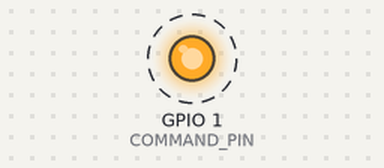
A sketch run on a simulated ESP8266 (NodeMCU). Parts: output pins drawn as LEDs (lit = HIGH). Dashed ring = blinking. Storage starts empty.

Above: at 4.2 s.
Timing chart, 0 to 8.3 s (numbered marks = the images above):
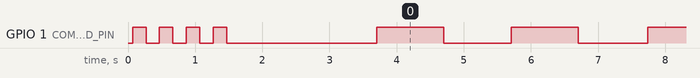

Measured:
- by itself, GPIO 1 (COMMAND_PIN): goes 3 × (LOW 0.20 s, HIGH 0.20 s), LOW 2.2 s, 62 × (HIGH 1.0 s, LOW 1.0 s), HIGH 1.0 s, then LOW

The sketch:

48x16_matrix_led_driver_max7219.ino
```cpp
#include "LedControl.h"
#include <SD.h>

/*
  LedControl device set 1 pins
  D2 pin is connected to the DataIn (1)
  D1 pin is connected to the CLK (13)
  D0 pin is connected to LOAD (12)

  LedControl device set 1 pins
  D3 pin is connected to the DataIn (1)
  Rx pin is connected to the CLK (13)
  D4 pin is connected to LOAD (12)

  SD Card pins
  D8 pin is connected to SD card CS
  D7 pin is connected to SD card MOSI
  D6 pin is connected to SD card MISO
  D5 pin is connected to SD card SCK
*/

#define DATA_IN_1 D2
#define CLK_1 D1
#define LOAD_1  D0
#define DATA_IN_2 D3
#define CLK_2 3
#define LOAD_2  D4
#define DEVICES 6
#define CS_PIN  D8
#define COMMAND_PIN 1

byte frameData[96];
int designCount = 0;
int y = 0;
int delayTime = 10;
unsigned long timer;
boolean isReady = false;
boolean runIndecator = false;
LedControl deviceSet1 = LedControl(DATA_IN_1, CLK_1, LOAD_1, DEVICES);
LedControl deviceSet2 = LedControl(DATA_IN_2, CLK_2, LOAD_2, DEVICES);
File dataFile;

const byte design[12][96] PROGMEM = {
  {254, 231, 127, 254, 231, 127, 0, 0, 0, 0, 0, 0, 96, 0, 6, 96, 0, 6, 144, 0, 9, 144, 0, 9, 8, 129, 16, 8, 129, 16, 4, 66, 32, 4, 66, 32, 98, 36, 70, 98, 36, 70, 241, 24, 143, 241, 24, 143, 241, 24, 143, 241, 24, 143, 98, 36, 70, 98, 36, 70, 4, 66, 32, 4, 66, 32, 8, 129, 16, 8, 129, 16, 144, 0, 9, 144, 0, 9, 96, 0, 6, 96, 0, 6, 0, 0, 0, 0, 0, 0, 254, 231, 127, 254, 231, 127},
  {252, 207, 255, 252, 207, 255, 0, 0, 0, 0, 0, 0, 192, 0, 12, 192, 0, 12, 32, 1, 18, 32, 1, 18, 16, 2, 33, 16, 2, 33, 8, 132, 64, 8, 132, 64, 196, 72, 140, 196, 72, 140, 227, 49, 30, 227, 49, 30, 227, 49, 30, 227, 49, 30, 196, 72, 140, 196, 72, 140, 8, 132, 64, 8, 132, 64, 16, 2, 33, 16, 2, 33, 32, 1, 18, 32, 1, 18, 192, 0, 12, 192, 0, 12, 0, 0, 0, 0, 0, 0, 252, 207, 255, 252, 207, 255},
  {249, 159, 255, 249, 159, 255, 0, 0, 0, 0, 0, 0, 128, 1, 24, 128, 1, 24, 64, 2, 36, 64, 2, 36, 32, 4, 66, 32, 4, 66, 16, 8, 129, 16, 8, 129, 137, 145, 24, 137, 145, 24, 198, 99, 60, 198, 99, 60, 198, 99, 60, 198, 99, 60, 137, 145, 24, 137, 145, 24, 16, 8, 129, 16, 8, 129, 32, 4, 66, 32, 4, 66, 64, 2, 36, 64, 2, 36, 128, 1, 24, 128, 1, 24, 0, 0, 0, 0, 0, 0, 249, 159, 255, 249, 159, 255},
  {243, 63, 255, 243, 63, 255, 0, 0, 0, 0, 0, 0, 0, 3, 48, 0, 3, 48, 128, 4, 72, 128, 4, 72, 64, 8, 132, 64, 8, 132, 33, 16, 2, 33, 16, 2, 18, 35, 49, 18, 35, 49, 140, 199, 120, 140, 199, 120, 140, 199, 120, 140, 199, 120, 18, 35, 49, 18, 35, 49, 33, 16, 2, 33, 16, 2, 64, 8, 132, 64, 8, 132, 128, 4, 72, 128, 4, 72, 0, 3, 48, 0, 3, 48, 0, 0, 0, 0, 0, 0, 243, 63, 255, 243, 63, 255},
  {231, 127, 254, 231, 127, 254, 0, 0, 0, 0, 0, 0, 0, 6, 96, 0, 6, 96, 0, 9, 144, 0, 9, 144, 129, 16, 8, 129, 16, 8, 66, 32, 4, 66, 32, 4, 36, 70, 98, 36, 70, 98, 24, 143, 241, 24, 143, 241, 24, 143, 241, 24, 143, 241, 36, 70, 98, 36, 70, 98, 66, 32, 4, 66, 32, 4, 129, 16, 8, 129, 16, 8, 0, 9, 144, 0, 9, 144, 0, 6, 96, 0, 6, 96, 0, 0, 0, 0, 0, 0, 231, 127, 254, 231, 127, 254},
  {207, 255, 252, 207, 255, 252, 0, 0, 0, 0, 0, 0, 0, 12, 192, 0, 12, 192, 1, 18, 32, 1, 18, 32, 2, 33, 16, 2, 33, 16, 132, 64, 8, 132, 64, 8, 72, 140, 196, 72, 140, 196, 49, 30, 227, 49, 30, 227, 49, 30, 227, 49, 30, 227, 72, 140, 196, 72, 140, 196, 132, 64, 8, 132, 64, 8, 2, 33, 16, 2, 33, 16, 1, 18, 32, 1, 18, 32, 0, 12, 192, 0, 12, 192, 0, 0, 0, 0, 0, 0, 207, 255, 252, 207, 255, 252},
  {159, 255, 249, 159, 255, 249, 0, 0, 0, 0, 0, 0, 1, 24, 128, 1, 24, 128, 2, 36, 64, 2, 36, 64, 4, 66, 32, 4, 66, 32, 8, 129, 16, 8, 129, 16, 145, 24, 137, 145, 24, 137, 99, 60, 198, 99, 60, 198, 99, 60, 198, 99, 60, 198, 145, 24, 137, 145, 24, 137, 8, 129, 16, 8, 129, 16, 4, 66, 32, 4, 66, 32, 2, 36, 64, 2, 36, 64, 1, 24, 128, 1, 24, 128, 0, 0, 0, 0, 0, 0, 159, 255, 249, 159, 255, 249},
  {63, 255, 243, 63, 255, 243, 0, 0, 0, 0, 0, 0, 3, 48, 0, 3, 48, 0, 4, 72, 128, 4, 72, 128, 8, 132, 64, 8, 132, 64, 16, 2, 33, 16, 2, 33, 35, 49, 18, 35, 49, 18, 199, 120, 140, 199, 120, 140, 199, 120, 140, 199, 120, 140, 35, 49, 18, 35, 49, 18, 16, 2, 33, 16, 2, 33, 8, 132, 64, 8, 132, 64, 4, 72, 128, 4, 72, 128, 3, 48, 0, 3, 48, 0, 0, 0, 0, 0, 0, 0, 63, 255, 243, 63, 255, 243},
  {127, 254, 231, 127, 254, 231, 0, 0, 0, 0, 0, 0, 6, 96, 0, 6, 96, 0, 9, 144, 0, 9, 144, 0, 16, 8, 129, 16, 8, 129, 32, 4, 66, 32, 4, 66, 70, 98, 36, 70, 98, 36, 143, 241, 24, 143, 241, 24, 143, 241, 24, 143, 241, 24, 70, 98, 36, 70, 98, 36, 32, 4, 66, 32, 4, 66, 16, 8, 129, 16, 8, 129, 9, 144, 0, 9, 144, 0, 6, 96, 0, 6, 96, 0, 0, 0, 0, 0, 0, 0, 127, 254, 231, 127, 254, 231},
  {255, 252, 207, 255, 252, 207, 0, 0, 0, 0, 0, 0, 12, 192, 0, 12, 192, 0, 18, 32, 1, 18, 32, 1, 33, 16, 2, 33, 16, 2, 64, 8, 132, 64, 8, 132, 140, 196, 72, 140, 196, 72, 30, 227, 49, 30, 227, 49, 30, 227, 49, 30, 227, 49, 140, 196, 72, 140, 196, 72, 64, 8, 132, 64, 8, 132, 33, 16, 2, 33, 16, 2, 18, 32, 1, 18, 32, 1, 12, 192, 0, 12, 192, 0, 0, 0, 0, 0, 0, 0, 255, 252, 207, 255, 252, 207},
  {255, 249, 159, 255, 249, 159, 0, 0, 0, 0, 0, 0, 24, 128, 1, 24, 128, 1, 36, 64, 2, 36, 64, 2, 66, 32, 4, 66, 32, 4, 129, 16, 8, 129, 16, 8, 24, 137, 145, 24, 137, 145, 60, 198, 99, 60, 198, 99, 60, 198, 99, 60, 198, 99, 24, 137, 145, 24, 137, 145, 129, 16, 8, 129, 16, 8, 66, 32, 4, 66, 32, 4, 36, 64, 2, 36, 64, 2, 24, 128, 1, 24, 128, 1, 0, 0, 0, 0, 0, 0, 255, 249, 159, 255, 249, 159},
  {255, 243, 63, 255, 243, 63, 0, 0, 0, 0, 0, 0, 48, 0, 3, 48, 0, 3, 72, 128, 4, 72, 128, 4, 132, 64, 8, 132, 64, 8, 2, 33, 16, 2, 33, 16, 49, 18, 35, 49, 18, 35, 120, 140, 199, 120, 140, 199, 120, 140, 199, 120, 140, 199, 49, 18, 35, 49, 18, 35, 2, 33, 16, 2, 33, 16, 132, 64, 8, 132, 64, 8, 72, 128, 4, 72, 128, 4, 48, 0, 3, 48, 0, 3, 0, 0, 0, 0, 0, 0, 255, 243, 63, 255, 243, 63}
};

void setup() {

  pinMode(COMMAND_PIN, OUTPUT);
  digitalWrite(COMMAND_PIN, LOW);
  //The MAX72XX is in power-saving mode on startup, need to do a wakeup call
  stopShutDown();
  //Set the brightness, medium values 8
  adjustBrightness(15);
  //Clear the display
  blankDisplay();

  //Begin SD Card. Blink 2 times in 500 milliseconds interval on error
  if (!SD.begin(CS_PIN)) {
    statusBlink(2, 500);
    delay(2000);
    return;
  }

  //Open the matrix designs file to read
  dataFile = SD.open("matrix_designs.bin");

  //If file read failes, blink 4 times in 200 milliseconds interval
  if (!dataFile) {
    statusBlink(4, 200);
    delay(2000);
    return;
  }

  //If all good, blink 5 times in 100 milliseconds interval
  statusBlink(5, 100);

  //Reset timer
  timer = millis();
}

void loop() {
  if ((millis() - timer) > (delayTime * 10)) { //Triggers at interval given in 'delaytime'
    if (isReady) { //Check if ready to display the frame
      timer = millis(); //Reset timer
      showFrame(); //Display the frame
      y++;
      if (y == 12) {
        y = 0;
      }
      isReady = false; //Mark not ready then it can read the next frame from the file
      runIndecate(); //Indecate that the programe is running
    }
  }

  if (!isReady) {
    //    memcpy(frameData, design[y], sizeof(frameData));
    //    isReady = true;

    //======================== To test without SD Card, uncomment above two lines and comment bellow if else statement ======================

    if (dataFile.available() > 0) { //Check if data available in the file to read
      dataFile.read(frameData, 96); //Read a frame. 96 bytes (rows x chip count x bytes per chip = 2 x 6 x 8)
      isReady = true; //Marke as ready to display the frame
      dataFile.read(); // Read the new line charactor and ignore it
    } else {
      blankDisplay(); //Clear the display
      dataFile.seek(0); //Return back to begining of the file
      statusBlink(2, 1000); //Blink command indecator to show that file returned to beginning
    }
  }
}

void showFrame() {
  int devRowVal = 0;
  //  first device row
  for (int row = 0; row < 8; row++) {
    for (int device = 0; device < 6; device++) {
      deviceSet1.setRow(device, row, frameData[devRowVal]);
      devRowVal++;
    }
  }

  //second device row
  for (int row = 0; row < 8; row++) {
    for (int device = 0; device < 6; device++) {
      deviceSet2.setRow(device, row, frameData[devRowVal]);
      devRowVal++;
    }
  }
}

void statusBlink(int count, int dly) {
  for (int i = 0; i < count; i++) {
    digitalWrite(COMMAND_PIN, HIGH);
    delay(dly);
    digitalWrite(COMMAND_PIN, LOW);
    delay(dly);
  }
}

void runIndecate() {
  if (runIndecator) {
    digitalWrite(COMMAND_PIN, LOW);
    runIndecator = false;
  } else {
    digitalWrite(COMMAND_PIN, HIGH);
    runIndecator = true;
  }
}

void stopShutDown() {
  for (int i = 0; i < DEVICES; i++) {
    deviceSet1.shutdown(i, false);
  }

  for (int i = 0; i < DEVICES; i++) {
    deviceSet2.shutdown(i, false);
  }
}

void adjustBrightness(int value) {
  for (int i = 0; i < DEVICES; i++) {
    deviceSet1.setIntensity(i, value);
  }

  for (int i = 0; i < DEVICES; i++) {
    deviceSet2.setIntensity(i, value);
  }
}

void blankDisplay() {
  for (int i = 0; i < DEVICES; i++) {
    deviceSet1.clearDisplay(i);
  }

  for (int i = 0; i < DEVICES; i++) {
    deviceSet2.clearDisplay(i);
  }
}
```
